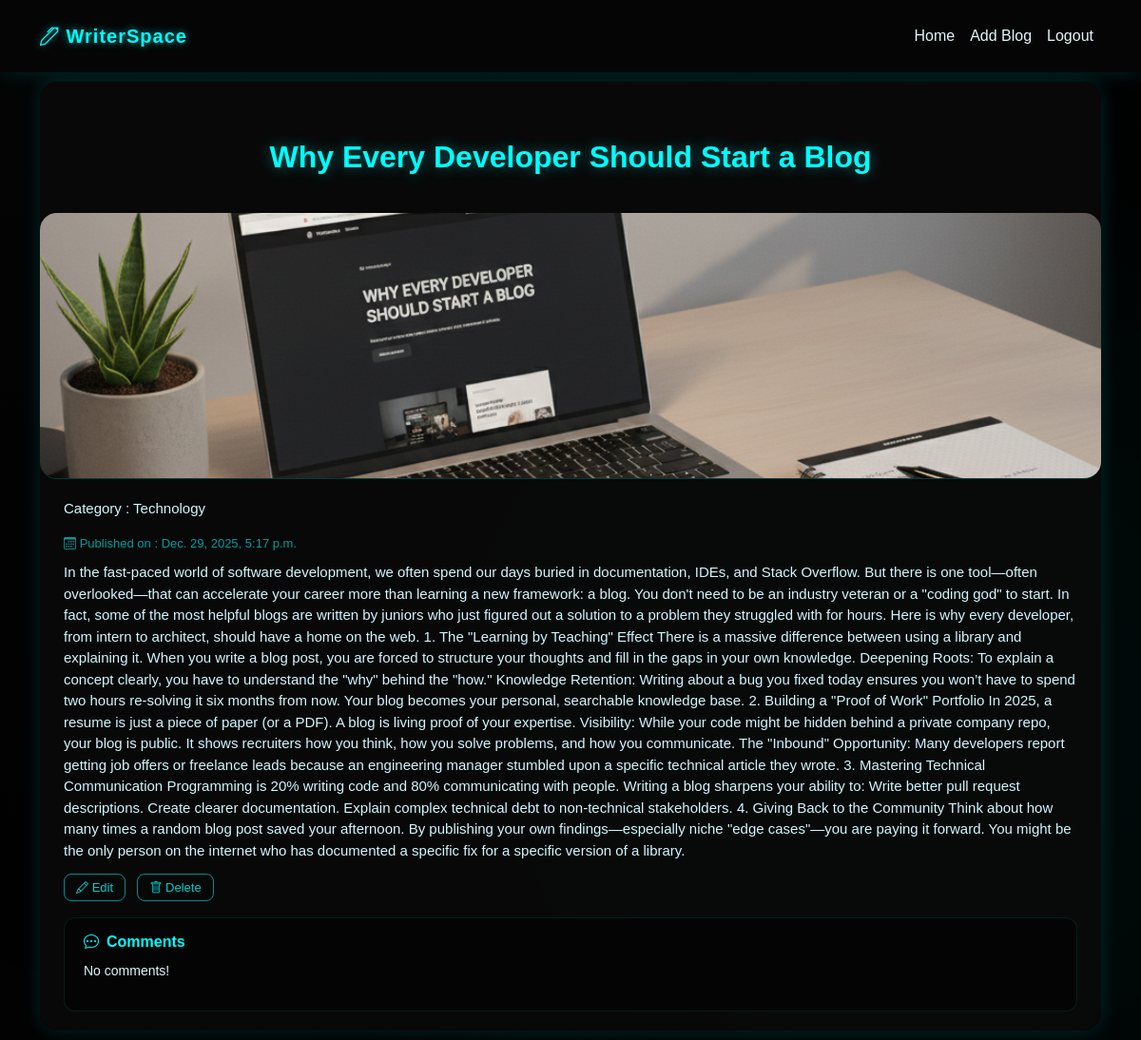
The page /writer/blogs/29 on the database its author committed.
### blog_app/models.py (models this page shows, shortened)
class Blog(models.Model):
    writer=models.ForeignKey(User,on_delete=models.CASCADE,limit_choices_to={'role':'writer'})
    blog_title=models.CharField(max_length=100)
    category_options=[
        ('Technology','Technology'),
        ('Lifestyle','Lifestyle'),
        ('Travel','Travel'),
        ('Food','Food'),
        ('Education','Education'),
        ('Other','Other'),
    ]
    category=models.CharField(max_length=100,choices=category_options)
    status_options=[
        ('draft','Draft'),
        ('published','Published'),
    ]
    status=models.CharField(max_length=100,choices=status_options,default='draft')
    content=models.CharField(max_length=1000)
    image=models.FileField(upload_to='medias')
    created_at=models.DateTimeField(auto_now_add=True)
    reading_time=models.PositiveBigIntegerField(default=1)

### blog_app/views.py (the view)
# urls.py: path('writer/blogs/<int:id>', views.WriterBlogs.as_view(),name='writer-blogs'),
class WriterBlogs(View):
    def get(self,request,**kwargs):
        blog=Blog.objects.get(id=kwargs.get("id"))
        comments=Comments.objects.filter(blog=blog)
        return render(request,'writer_blogs.html',{'blog':blog,'comments':comments})

### blog_app/templates/writer_blogs.html (shortened to what this page needs)
{% load static %}
<!DOCTYPE html>
<html lang="en">
<head>
  <link href="https://cdn.jsdelivr.net/npm/bootstrap@5.3.3/dist/css/bootstrap.min.css" rel="stylesheet" />
  <link href="https://cdn.jsdelivr.net/npm/bootstrap-icons@1.11.3/font/bootstrap-icons.css" rel="stylesheet" />
  <link href="{% static 'css/writer_blogs.css' %}" rel="stylesheet" >
</head>
<body>
  <div class="glow-bg"></div>
  <nav class="navbar navbar-expand-lg navbar-dark">
    <div class="container">
      <a class="navbar-brand" href="#"><i class="bi bi-pen"></i> WriterSpace</a>
      <div class="collapse navbar-collapse" id="navmenu">
        <ul class="navbar-nav ms-auto">
          <li class="nav-item"><a href="{% url 'writer-home' %}" class="nav-link">Home</a></li>
          <li class="nav-item"><a href="{% url 'add-blog' %}" class="nav-link">Add Blog</a></li>
          <li class="nav-item"><a href="{% url 'logout' %}" class="nav-link">Logout</a></li>
        </ul>
      </div>
    </div>
  </nav>
  <div class="container">
    <div class="blog-card">
      <h2>{{ blog.blog_title }}</h2>
          {% if blog.image and blog.image.url %}
          <img src="{{ blog.image.url }}" class="blog-img" alt="Blog Image">
          {% else %}
          <img src="{% static 'images/blog_default.png' %}" class="blog-img" alt="Default Blog Image">
          {% endif %}
      <div class="card-body">
        <p class="blog-text">Category : {{ blog.category }}</p>
        <p class="blog-meta"><i class="bi bi-calendar3"></i> Published on : {{ blog.created_at }}</p>
        <p class="blog-text">{{ blog.content }}</p>
        <div class="action-btns">
          <a href="{% url 'update-blogs' blog.id %}"><i class="bi bi-pencil"></i> Edit</a>
          <a href="{% url 'delete-blog' blog.id %}"><i class="bi bi-trash"></i> Delete</a>
        </div>
        <div class="comment-box">
          <h6><i class="bi bi-chat-dots" style="padding-right: 8px;"></i>Comments</h6>
          {% if comments %}
          {% for comment in comments %}
          <div class="comment">
            <p class="commenter">{{ comment.user.first_name }}</p>
            <p class="comment-text">{{ comment.comment }}</p>
          </div>
          {% endfor %}
          {% else %}
            <p class="comment-text">No comments!</p>
          {% endif %}
        </div>
      </div>
    </div>
  </div>
</body>
</html>

### blog_app/static/css/writer_blogs.css (style rules this page uses)
body { background: radial-gradient(circle at top left, #050505, #000); font-family: "Poppins", sans-serif; color: #e0f7fa; overflow-x: hidden; }
.glow-bg { position: fixed; top: 0; left: 0; width: 100%; height: 100%; background: radial-gradient(circle at 20% 30%, rgba(0, 0, 0, 0.1), transparent 60%), radial-gradient(circle at 80% 70%, rgba(0, 255, 255, 0.05), transparent 60%); z-index: 0; animation: glowMove 10s ease-in-out infinite alternate; }
.container { position: relative; z-index: 2; padding-top: 10px; padding-bottom: 10px; }
h2 { color: #00ffff; text-shadow: 0 0 15px rgba(0, 255, 255, 0.4); font-weight: 600; text-align: center; margin-bottom: 40px; margin-top: 60px; }
.blog-card { background: rgba(10, 10, 10, 0.85); border-radius: 18px; overflow: hidden; box-shadow: 0 0 20px rgba(0, 255, 255, 0.15); transition: all 0.3s ease; }
.blog-card img { width: 100%; height: 280px; object-fit: cover; display: block; border-bottom: 1px solid rgba(0, 255, 255, 0.2); border-radius: 18px 18px ; }
.blog-img { width: 100%; height: 280px; object-fit: cover; border-bottom: 1px solid rgba(0, 255, 255, 0.2); }
.card-body { padding: 20px 25px; }
.blog-meta { font-size: 13px; color: #00ffff99; margin-bottom: 10px; }
.blog-text { color: #d1f7ff; font-size: 15px; margin-bottom: 15px; }
.action-btns a { text-decoration: none; border: 1px solid #00ffff88; padding: 6px 12px; border-radius: 8px; font-size: 13px; color: #00ffffcc; margin-right: 8px; transition: 0.3s; }
.comment-box { margin-top: 20px; background: rgba(0, 0, 0, 0.4); border-radius: 12px; padding: 15px 20px; border: 1px solid rgba(0, 255, 255, 0.1); }
.comment-box h6 { color: #00ffff; font-weight: 600; margin-bottom: 10px; }
.comment-text { color: #e0f7fa; font-size: 14px; }
.navbar { background-color: #050505; box-shadow: 0 0 20px rgba(0, 255, 255, 0.15); }
.navbar-brand { color: #00ffff; font-weight: 600; text-shadow: 0 0 8px #00ffff99; letter-spacing: 1px; }
.nav-link { color: #e0f7fa !important; transition: 0.3s; }

### rows shown on the page
Blog: blog_title "Why Every Developer Should Start a Blog", image (picture), category "Technology", created_at "Dec. 29, 2025, 5:17 p.m.", content "In the fast-paced world of software development, we often spend our days buried in documentation, IDEs, and Stack Overflow. But there is one tool—often overlooked—that can accelerate your career more than learning a new framework: a blog. You don't need to be an industry veteran or a \"coding god\" to start. In fact, some of the most helpful blogs are written by juniors who just figured out a solution to a problem they struggled with for hours. Here is why every developer, from intern to architect, should have a home on the web. 1. The \"Learning by Teaching\" Effect There is a massive difference between using a library and explaining it. When you write a blog post, you are forced to structure…"
